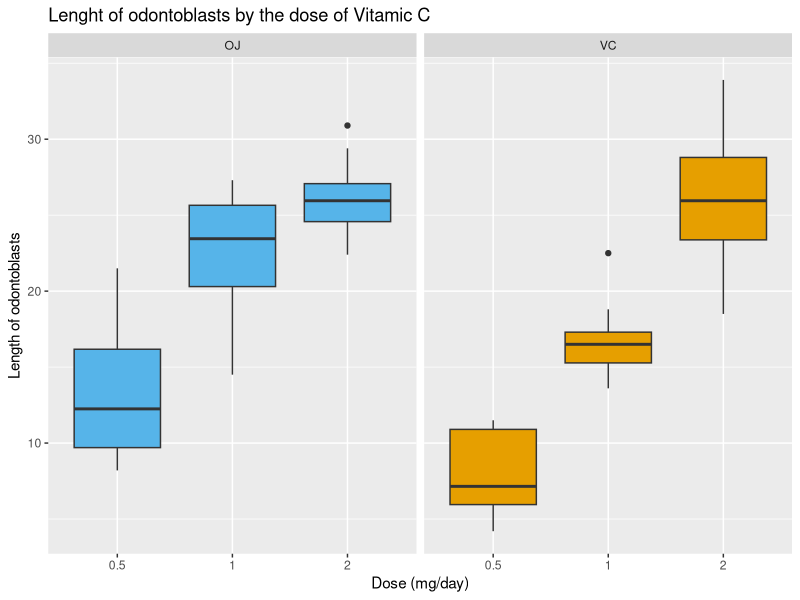

This figure's R source:
## ---- chunk 1
library(tidyverse)
library(datasets)
## ---- chunk 2
data("ToothGrowth")
## ---- chunk 3
str(ToothGrowth)
summary(ToothGrowth)
## ---- chunk 4
ggplot(ToothGrowth, aes(x = as.factor(dose), y = len)) +
        geom_boxplot(aes(fill=supp)) +
        scale_fill_manual(values=c("#56B4E9", "#E69F00"))+
        facet_wrap(.~supp)+
        labs(title = "Lenght of odontoblasts by the dose of Vitamic C") +
        xlab("Dose (mg/day)") +
        ylab("Length of odontoblasts") +
        theme(legend.position = "none") 
## ---- chunk 5
t.test(ToothGrowth$len ~ ToothGrowth$supp)
## ---- chunk 6
ToothGrowth.sub <- filter(ToothGrowth, dose  %in% c(.5, 2))
t.test(ToothGrowth.sub$len ~ ToothGrowth.sub$dose)
